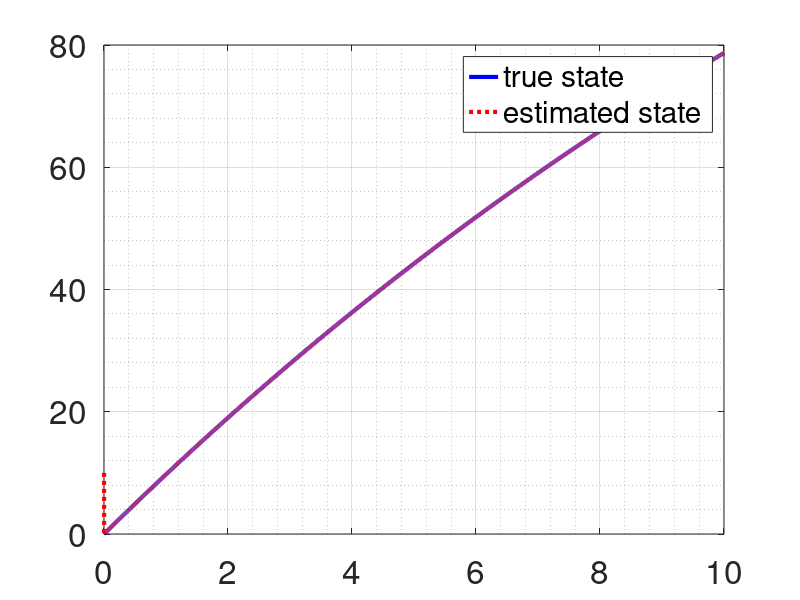

This chart was generated by the following MATLAB code:
% This is an example of Kalman Filter application velocity estimation

clear;
clc;

dt = 0.001;
tf = 10;

b = 50;
m = 1000;

% system description
F = 1-(b/m)*dt;
G = dt/m;
H = 1; 

u = 10000;

% error covariance matrix
Q = 0.01;
R = 0.01;

% initial data
x    = 0;
xhat = 10;
Pplus = 1;

% for plotting
xArray    = [];
xhatArray = [];

for i=1:tf/dt
    
    xArray    = [xArray x];
    xhatArray = [xhatArray xhat];

    % Simulate the system
    x = F*x + G*u + sqrt(Q)*randn*dt;
    y = H*x + sqrt(R)*randn*dt;

    % Prediction
    xmin  = F*xhat + G*u;
    Pmin  = F*Pplus*F' + Q;
    % Update
    K     = Pmin*H'*inv(H*Pmin*H' + R);
    Pplus = (1-K*H)*Pmin;
    xhat  = xmin + K*(y-H*xmin);
end

plot(dt:dt:tf,xArray,'-b','LineWidth',3)
hold on;
plot(dt:dt:tf,xhatArray,':r','LineWidth',3)
legend('true state','estimated state')
set(gca,'FontSize',24)
grid on;
grid minor;